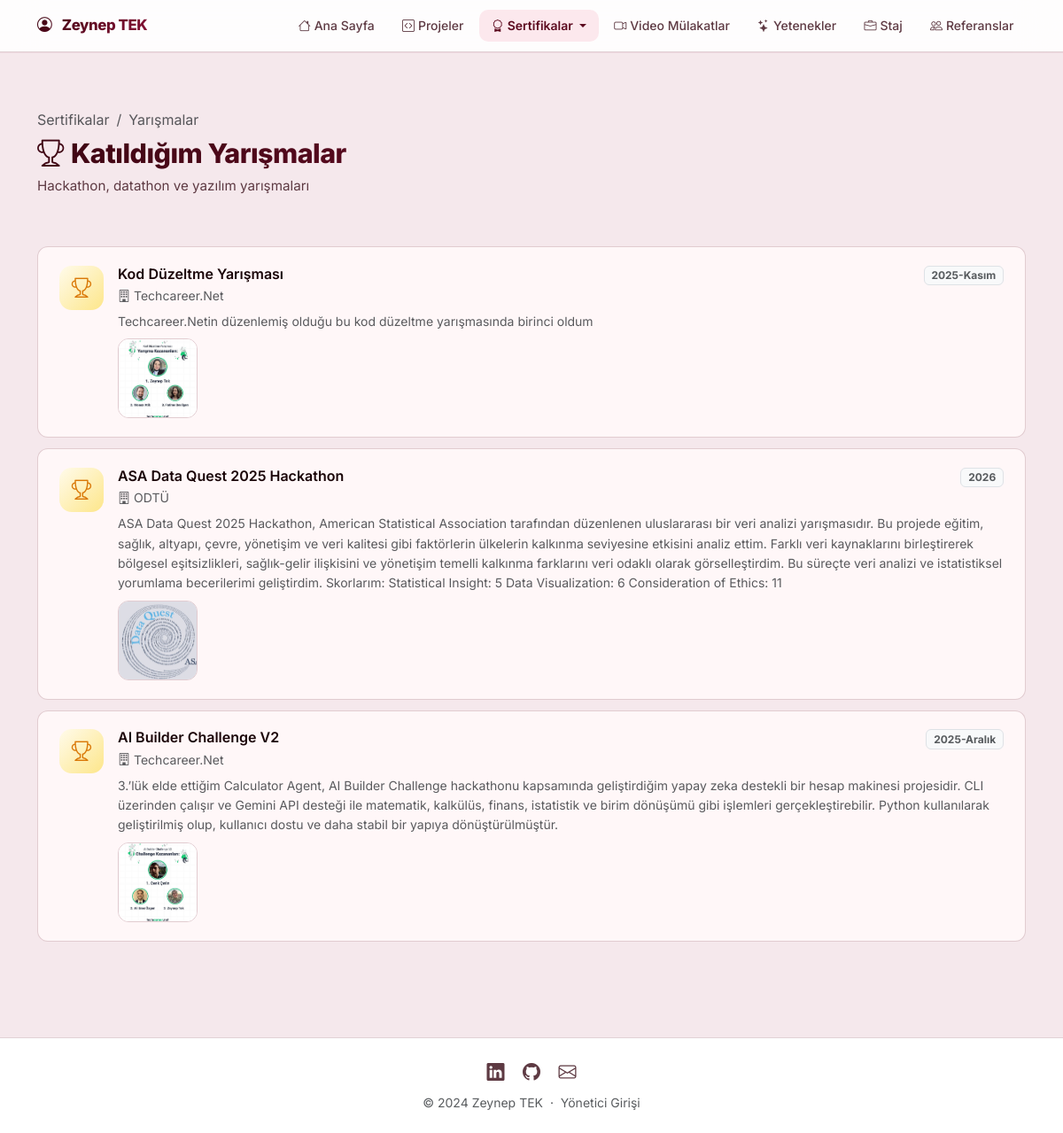
Screenshot of /sertifikalar/yarismalar with the database file from the repository.
### app.py (models this page shows)
class KisiselBilgi(db.Model):
    id = db.Column(db.Integer, primary_key=True)
    ad_soyad = db.Column(db.String(100), default='')
    unvan = db.Column(db.String(200), default='')
    email = db.Column(db.String(100), default='')
    telefon = db.Column(db.String(20), default='')
    sehir = db.Column(db.String(100), default='')
    linkedin = db.Column(db.String(300), default='')
    github = db.Column(db.String(300), default='')
    leetcode = db.Column(db.String(300), default='')
    website = db.Column(db.String(300), default='')
    ozet = db.Column(db.Text, default='')
    profil_foto = db.Column(db.String(300), default='')
    cv_dosya = db.Column(db.String(300), default='')

class Sertifika(db.Model):
    id = db.Column(db.Integer, primary_key=True)
    baslik = db.Column(db.String(200), nullable=False)
    kurum = db.Column(db.String(200), default='')
    tarih = db.Column(db.String(50), default='')
    dosya = db.Column(db.String(300), default='')
    aciklama = db.Column(db.Text, default='')
    kategori = db.Column(db.String(50), nullable=False)
    sira = db.Column(db.Integer, default=0)
    fotograflar = db.relationship('SertifikaFoto', backref='sertifika', lazy=True,
                                  cascade='all, delete-orphan', order_by='SertifikaFoto.sira')

class SertifikaFoto(db.Model):
    id = db.Column(db.Integer, primary_key=True)
    sertifika_id = db.Column(db.Integer, db.ForeignKey('sertifika.id'), nullable=False)
    dosya = db.Column(db.String(300), nullable=False)
    sira = db.Column(db.Integer, default=0)

### app.py (the view)
@app.route('/sertifikalar/yarismalar')
def yarismalar():
    items = Sertifika.query.filter_by(kategori='yarısma').order_by(Sertifika.sira, Sertifika.id.desc()).all()
    return render_template('sertifikalar/yarismalar.html', items=items)

### app.py (called while the page is built)
@app.context_processor
def inject_bilgi():
    bilgi = KisiselBilgi.query.first()
    return dict(bilgi=bilgi)

### templates/sertifikalar/yarismalar.html (shortened to what this page needs)
{% extends "base.html" %}
{% block content %}
<div class="section-header">
  <div class="container">
    <nav aria-label="breadcrumb">
      <ol class="breadcrumb mb-2">
        <li class="breadcrumb-item"><a href="{{ url_for('sertifikalar') }}" class="text-muted text-decoration-none">Sertifikalar</a></li>
        <li class="breadcrumb-item active">Yarışmalar</li>
      </ol>
    </nav>
    <h1 class="section-title"><i class="bi bi-trophy me-2 text-warning"></i>Katıldığım Yarışmalar</h1>
    <p class="section-subtitle">Hackathon, datathon ve yazılım yarışmaları</p>
  </div>
</div>
<div class="container pb-5">
  {% if items %}
  {% for item in items %}
  <div class="cert-card">
    <div class="cert-icon yarısma"><i class="bi bi-trophy"></i></div>
    <div class="flex-grow-1">
      <div class="d-flex justify-content-between align-items-start flex-wrap gap-2">
        <div>
          <h6 class="mb-1 fw-semibold">{{ item.baslik }}</h6>
          {% if item.kurum %}
          <div class="text-muted small"><i class="bi bi-building me-1"></i>{{ item.kurum }}</div>
          {% endif %}
        </div>
        {% if item.tarih %}
        <span class="badge bg-light text-muted border">{{ item.tarih }}</span>
        {% endif %}
      </div>
      {% if item.aciklama %}
      <p class="text-muted small mb-2 mt-2" style="line-height:1.6;">{{ item.aciklama }}</p>
      {% endif %}
      {% if item.fotograflar %}
      <div class="cert-foto-grid mt-2">
        {% for foto in item.fotograflar %}
        <a href="{{ url_for('static', filename='uploads/' + foto.dosya) }}" target="_blank">
          <img src="{{ url_for('static', filename='uploads/' + foto.dosya) }}"
               alt="Sertifika" class="cert-foto-thumb">
        </a>
        {% endfor %}
      </div>
      {% endif %}
    </div>
  </div>
  {% endfor %}
  {% else %}
  <div class="text-center py-5">
    <i class="bi bi-trophy text-muted" style="font-size:3rem;"></i>
    <p class="text-muted mt-3">Henüz yarışma eklenmemiş.</p>
  </div>
  {% endif %}
</div>
{% endblock %}

### templates/base.html (shortened to what this page needs)
<!DOCTYPE html>
<html lang="tr">
<head>
  <link href="https://cdn.jsdelivr.net/npm/bootstrap@5.3.2/dist/css/bootstrap.min.css" rel="stylesheet">
  <link href="https://cdn.jsdelivr.net/npm/bootstrap-icons@1.11.3/font/bootstrap-icons.css" rel="stylesheet">
  <link href="{{ url_for('static', filename='css/style.css') }}" rel="stylesheet">
</head>
<body>
<nav class="navbar navbar-expand-lg navbar-light" id="mainNav">
  <div class="container">
    <a class="navbar-brand" href="{{ url_for('index') }}">
      <i class="bi bi-person-circle me-2"></i>
      {% if bilgi and bilgi.ad_soyad %}{{ bilgi.ad_soyad }}{% else %}Portfolio{% endif %}
    </a>
    <div class="collapse navbar-collapse" id="navMenu">
      <ul class="navbar-nav ms-auto align-items-lg-center gap-1">
        <li class="nav-item">
          <a class="nav-link {% if request.endpoint == 'index' %}active{% endif %}" href="{{ url_for('index') }}">
            <i class="bi bi-house me-1"></i>Ana Sayfa
          </a>
        </li>
        <li class="nav-item">
          <a class="nav-link {% if request.endpoint == 'projeler' %}active{% endif %}" href="{{ url_for('projeler') }}">
            <i class="bi bi-code-square me-1"></i>Projeler
          </a>
        </li>
        <li class="nav-item dropdown">
          <a class="nav-link dropdown-toggle {% if request.endpoint in ['sertifikalar','sertifikalar_listesi','bootcamplar','etkinlikler','yarismalar'] %}active{% endif %}"
             href="#" data-bs-toggle="dropdown">
            <i class="bi bi-award me-1"></i>Sertifikalar
          </a>
        </li>
        <li class="nav-item">
          <a class="nav-link {% if request.endpoint == 'video_mulakat' %}active{% endif %}" href="{{ url_for('video_mulakat') }}">
            <i class="bi bi-camera-video me-1"></i>Video Mülakatlar
          </a>
        </li>
        <li class="nav-item">
          <a class="nav-link {% if request.endpoint == 'yetenekler' %}active{% endif %}" href="{{ url_for('yetenekler') }}">
            <i class="bi bi-stars me-1"></i>Yetenekler
          </a>
        </li>
        <li class="nav-item">
          <a class="nav-link {% if request.endpoint == 'staj' %}active{% endif %}" href="{{ url_for('staj') }}">
            <i class="bi bi-briefcase me-1"></i>Staj
          </a>
        </li>
        <li class="nav-item">
          <a class="nav-link {% if request.endpoint == 'referanslar' %}active{% endif %}" href="{{ url_for('referanslar') }}">
            <i class="bi bi-people me-1"></i>Referanslar
          </a>
        </li>
      </ul>
    </div>
  </div>
</nav>
<main>{% block content %}{% endblock %}</main>
<footer class="footer py-4 mt-5">
  <div class="container text-center">
    <div class="mb-2">
      {% if bilgi and bilgi.linkedin %}
      <a href="{{ bilgi.linkedin }}" target="_blank" class="footer-link me-3">
        <i class="bi bi-linkedin fs-5"></i>
      </a>
      {% endif %}
      {% if bilgi and bilgi.github %}
      <a href="{{ bilgi.github }}" target="_blank" class="footer-link me-3">
        <i class="bi bi-github fs-5"></i>
      </a>
      {% endif %}
      {% if bilgi and bilgi.email %}
      <a href="mailto:{{ bilgi.email }}" class="footer-link">
        <i class="bi bi-envelope fs-5"></i>
      </a>
      {% endif %}
    </div>
    <p class="text-muted small mb-0">
      &copy; 2024 {% if bilgi and bilgi.ad_soyad %}{{ bilgi.ad_soyad }}{% else %}Portfolio{% endif %}
      &nbsp;&middot;&nbsp;
      <a href="{{ url_for('admin_giris') }}" class="text-muted text-decoration-none">Yönetici Girişi</a>
    </p>
  </div>
</footer>
</body>
</html>

### static/css/style.css (style rules this page uses)
:root { --primary: #5c0a1f; --primary-dark: #3d0512; --primary-light: #fce8ed; --accent: #881337; --accent2: #be123c; --gradient: linear-gradient(135deg, #3d0512 0%, #881337 100%); --gradient2: linear-gradient(135deg, #881337 0%, #3d0512 100%); --gradient-warm: linear-gradient(135deg, #5c0a1f 0%, #9b1b30 100%); --text: #1a0508; --text-muted: #5e3a43; --bg: #f5e8ec; --card-bg: #fff7f8; --border: rgba(92,10,31,.18); --border-solid: #e8c9d0; --radius: 20px; --radius-sm: 12px; --shadow: 0 1px 4px rgba(92,10,31,.09), 0 1px 2px rgba(0,0,0,.05); --shadow-md: 0 6px 24px rgba(92,10,31,.18); --shadow-lg: 0 14px 44px rgba(92,10,31,.2); --shadow-xl: 0 24px 64px rgba(92,10,31,.24); --shadow-color: 0 8px 28px rgba(92,10,31,.45); }
* { box-sizing: border-box; }
body { font-family: 'Inter', sans-serif; background: var(--bg); color: var(--text); min-height: 100vh; display: flex; flex-direction: column; }
#mainNav { background: rgba(255,255,255,.9); backdrop-filter: blur(24px); -webkit-backdrop-filter: blur(24px); border-bottom: 1px solid var(--border); box-shadow: 0 1px 0 rgba(136,19,55,.07); padding: .7rem 0; position: sticky; top: 0; z-index: 1000; }
#mainNav .navbar-brand { font-size: 1.05rem; font-weight: 800; background: var(--gradient); -webkit-background-clip: text; -webkit-text-fill-color: transparent; background-clip: text; letter-spacing: -.4px; }
#mainNav .nav-link { color: var(--text-muted); font-weight: 500; font-size: .875rem; border-radius: 10px; padding: .45rem .85rem; transition: all .2s; }
#mainNav .nav-link.active { color: var(--primary); background: var(--primary-light); font-weight: 600; }
.section-header { padding: 4rem 0 2.5rem; }
.section-title { font-size: 1.9rem; font-weight: 800; letter-spacing: -.5px; background: var(--gradient); -webkit-background-clip: text; -webkit-text-fill-color: transparent; background-clip: text; }
.section-subtitle { color: var(--text-muted); font-size: .95rem; margin-top: .35rem; }
.cert-card { background: var(--card-bg); border: 1.5px solid var(--border); border-radius: var(--radius-sm); padding: 1.3rem 1.5rem; display: flex; align-items: flex-start; gap: 1rem; transition: transform .24s cubic-bezier(.34,1.56,.64,1), box-shadow .24s, border-color .24s; margin-bottom: .75rem; }
.cert-icon { width: 50px; height: 50px; border-radius: 14px; display: flex; align-items: center; justify-content: center; font-size: 1.4rem; flex-shrink: 0; }
.cert-icon.yarısma { background: linear-gradient(135deg, #fffbeb, #fde68a); color: #d97706; }
.footer { background: white; border-top: 1px solid var(--border); margin-top: auto; }
.footer-link { color: var(--text-muted); text-decoration: none; transition: all .2s; display: inline-block; }
main { animation: fadeUp .42s cubic-bezier(.4,0,.2,1) both; }
.cert-foto-grid { display: flex; flex-wrap: wrap; gap: .5rem; }
.cert-foto-thumb { width: 90px; height: 90px; object-fit: cover; border-radius: 12px; border: 1.5px solid var(--border); transition: transform .22s cubic-bezier(.34,1.56,.64,1), box-shadow .22s; cursor: pointer; }

### rows the page displays
KisiselBilgi: ad_soyad "Zeynep TEK"
Sertifika: baslik "Kod Düzeltme Yarışması", kurum "Techcareer.Net", tarih "2025-Kasım", aciklama "Techcareer.Netin düzenlemiş olduğu bu kod düzeltme yarışmasında birinci oldum"
SertifikaFoto: dosya (picture)
Sertifika: baslik "ASA Data Quest 2025 Hackathon", kurum "ODTÜ", tarih "2026", aciklama "ASA Data Quest 2025 Hackathon, American Statistical Association tarafından düzenlenen uluslararası bir veri analizi yarışmasıdır. Bu projede eğitim, sağlık, altyapı, çevre, yönetişim ve veri kalitesi gibi faktörlerin ülkelerin kalkınma seviyesine etkisini analiz ettim. Farklı veri kaynaklarını birleştirerek bölgesel eşitsizlikleri, sağlık-gelir ilişkisini ve yönetişim temelli kalkınma farklarını veri odaklı olarak görselleştirdim. Bu süreçte veri analizi ve istatistiksel yorumlama becerilerimi geliştirdim. Skorlarım: Statistical Insight: 5 Data Visualization: 6 Consideration of Ethics: 11"
SertifikaFoto: dosya (picture)
Sertifika: baslik "AI Builder Challenge V2", kurum "Techcareer.Net", tarih "2025-Aralık", aciklama "3.’lük elde ettiğim Calculator Agent, AI Builder Challenge hackathonu kapsamında geliştirdiğim yapay zeka destekli bir hesap makinesi projesidir. CLI üzerinden çalışır ve Gemini API desteği ile matematik, kalkülüs, finans, istatistik ve birim dönüşümü gibi işlemleri gerçekleştirebilir. Python kullanılarak geliştirilmiş olup, kullanıcı dostu ve daha stabil bir yapıya dönüştürülmüştür."
SertifikaFoto: dosya (picture)
